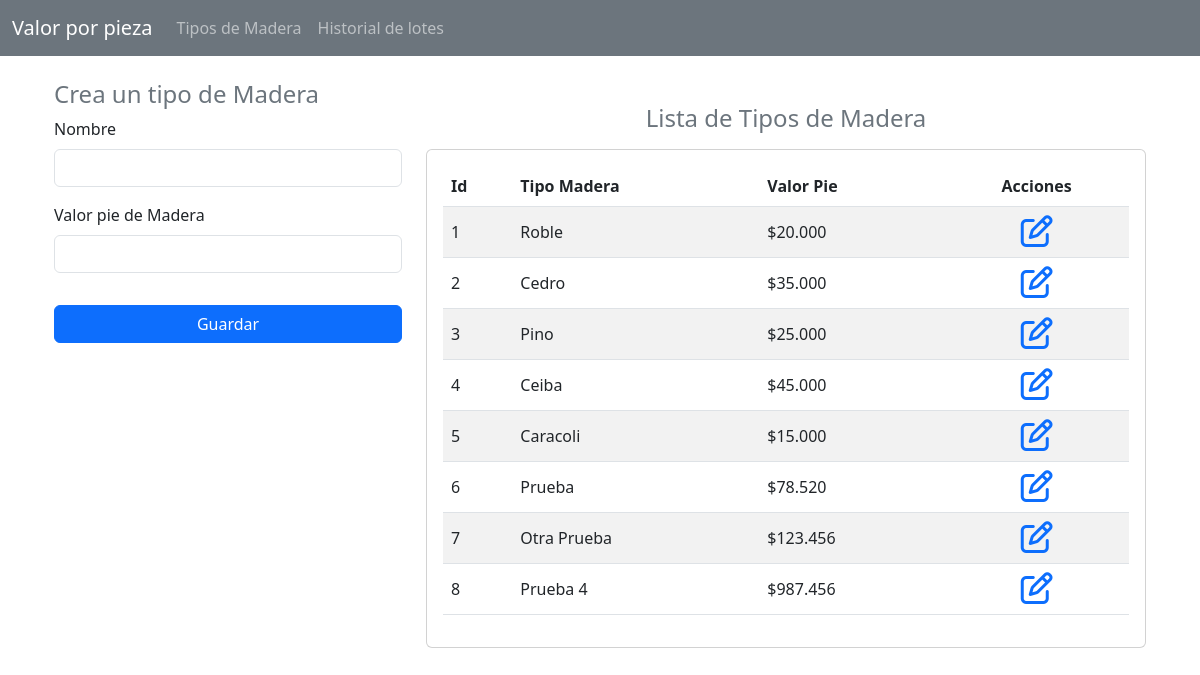
The app's page /tiposMadera/, older data.
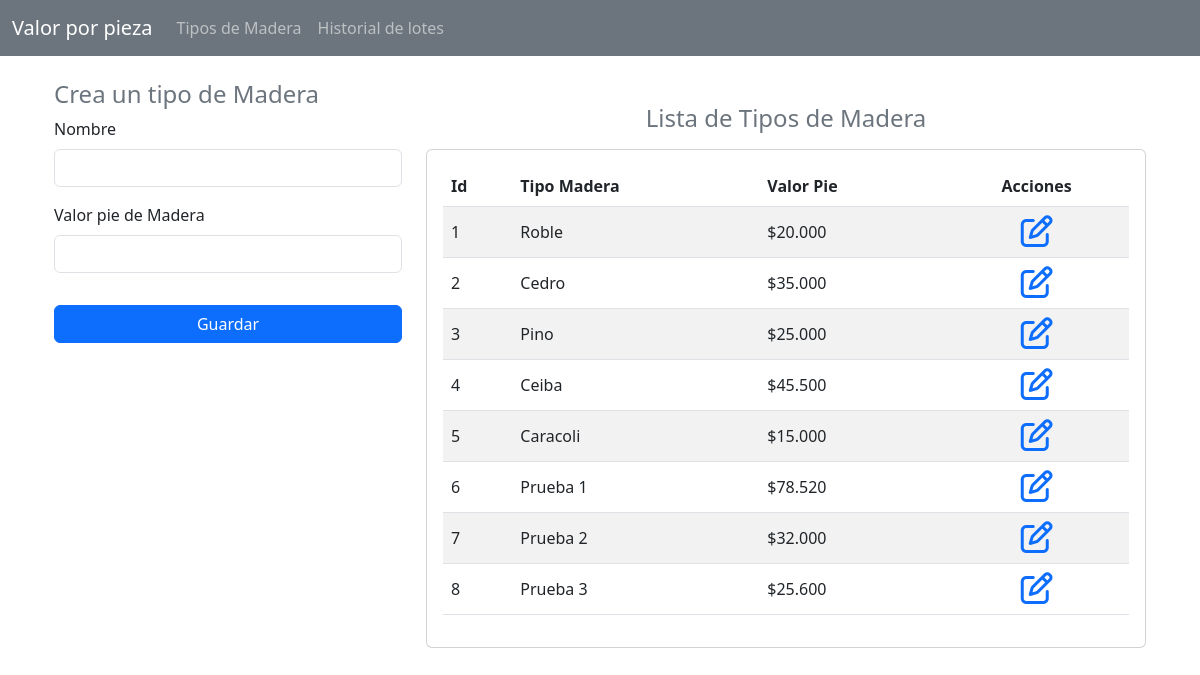
The same page, newer data.
### CalcularValor/models.py (models this page shows, shortened)
class TipoMadera(models.Model):
    idTipoMadera = models.AutoField(primary_key=True)
    nombre = models.CharField(max_length=50)
    valorPie = models.PositiveIntegerField()

### CalcularValor/views.py (the view)
# urls.py: path('tiposMadera/', views.tiposMadera, name='tiposMadera'),
def tiposMadera(request):
    listaTiposMadera = TipoMadera.objects.all()
    return render(request, 'tiposMadera.html', {'listaTiposMadera': listaTiposMadera})

### CalcularValor/templates/tiposMadera.html (shortened to what this page needs)
{% extends "./base.html"%} {% block title %} Tipos de Madera {% endblock %} {% block body %} {% load humanize %}
<div class="container">
  <div class="row">
    <div class="col-sm-12 col-md-12 col-lg-4 col-xl-4 border-black">
      <h4 class="text-secondary">Crea un tipo de Madera</h4>
      <form action="/registrarTipoMadera/" method="POST">
        <div class="form-group">
          <label for="txtNombre" class="form-label">Nombre</label>
          <input
            type="text"
            name="txtNombre"
            id="txtNombre"
            class="form-control mb-3"
            maxlength="50"
            required
          />
        </div>
        <div class="form-group">
          <label for="txtValor" class="form-label">Valor pie de Madera</label>
          <input
            type="text"
            name="txtValor"
            id="txtValor"
            class="form-control mb-3"
            required
          />
        </div>
        <div class="d-grid gap-2">
          <button class="btn btn-primary mt-3">Guardar</button>
        </div>
      </form>
    </div>
    <div class="col-sm-12 col-md-12 col-lg-8 col-xl-8 pt-4">
      <h4 class="card-title text-center text-secondary mb-3">
        Lista de Tipos de Madera
      </h4>
      <div class="card">
        <div class="card-body">
          <div class="table-responsive">
            <table class="table table-striped table align-middle">
              <thead>
                <tr>
                  <th scope="col">Id</th>
                  <th scope="col">Tipo Madera</th>
                  <th scope="col">Valor Pie</th>
                  <th class="text-center" scope="col">Acciones</th>
                </tr>
              </thead>
              <tbody class="text-secondary">
                {% for tipo in listaTiposMadera %}
                <tr>
                  <td>{{ tipo.idTipoMadera }}</td>
                  <td>{{ tipo.nombre }}</td>
                  <td>${{ tipo.valorPie | intcomma }}</td>
                  <td class="text-center">
                    <a name="btn-editar" id="btn-editar" href="/edicionTipoMadera/{{ tipo.idTipoMadera }}" role="button"
                      ><i class="fa-regular fa-pen-to-square fa-2x"></i
                    ></a>
                  </td>
                </tr>
                {% endfor %}
              </tbody>
            </table>
          </div>
        </div>
      </div>
    </div>
  </div>
</div>
{% endblock %}

Row changes from the older to the newer data that the page shows:
changed TipoMadera "Ceiba": valorPie "45.000" → "45.500"
changed TipoMadera id 6: nombre "Prueba" → "Prueba 1"
changed TipoMadera id 7: nombre "Otra Prueba" → "Prueba 2"; valorPie "123.456" → "32.000"
changed TipoMadera id 8: nombre "Prueba 4" → "Prueba 3"; valorPie "987.456" → "25.600"
